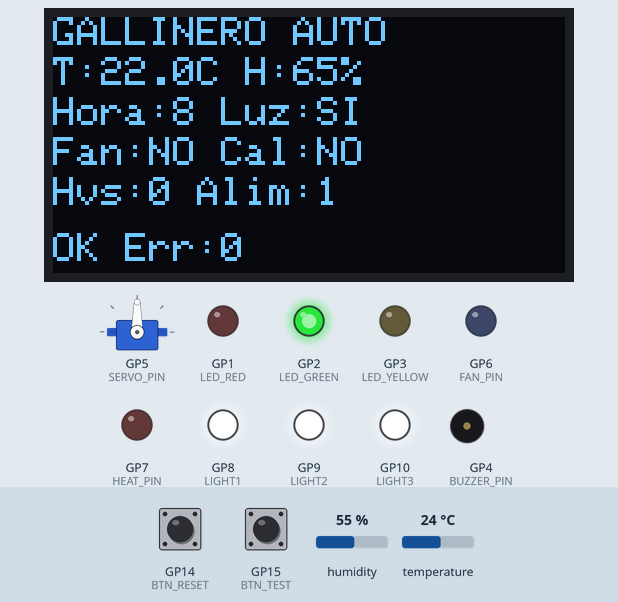
The sketch below on a simulated Raspberry Pi Pico. Parts: servo, 128×64 one-colour display, output pins drawn as LEDs (lit = HIGH), buzzer (waves = sounding). Inputs (shaded band) come from the test bench; at power-on: temperature 24 °C, GP14 (BTN_RESET) HIGH, GP15 (BTN_TEST) HIGH, humidity 55 %. What the sketch prints to the serial monitor is not drawn.

Above: at 1.1 s.
1.7 s: temperature set to 25.7 °C
At 2.3 s:
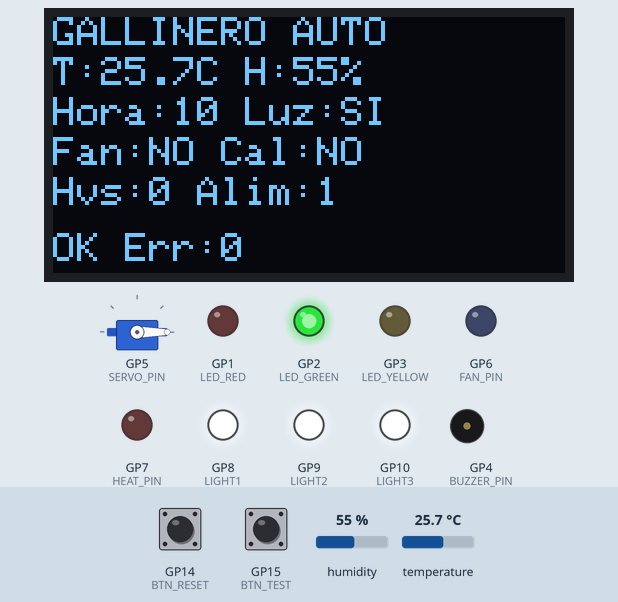
6.0 s: temperature set to 26.5 °C
At 8.26 s:
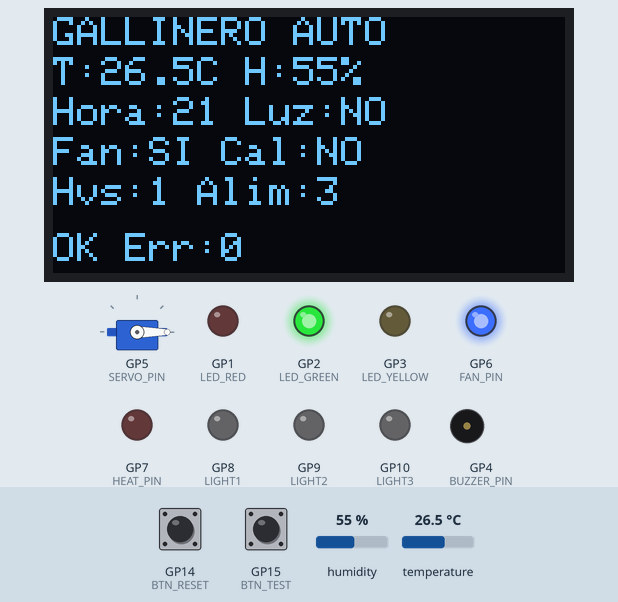
8.5 s: GP14 (BTN_RESET) pulled LOW for 0.15 s
At 9.8 s:
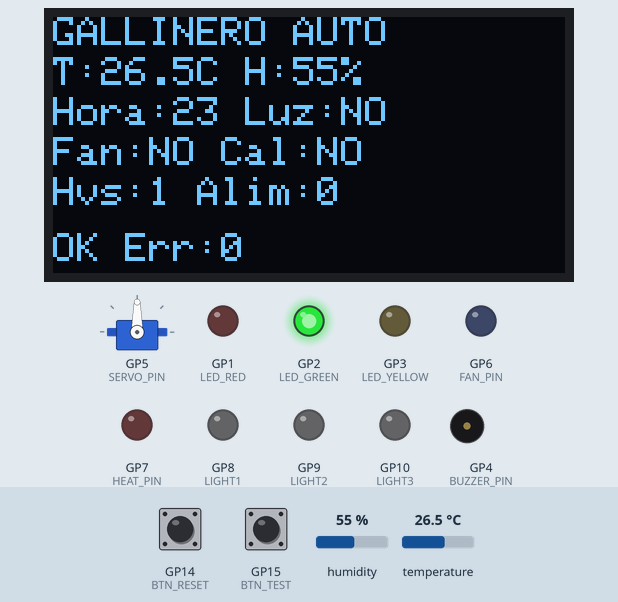
11.5 s: temperature set to 29.3 °C
At 14.8 s:
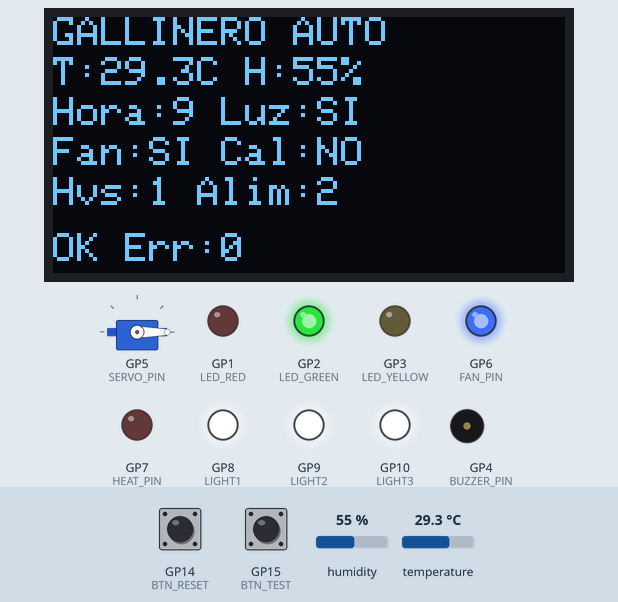
15.2 s: temperature set to 30.7 °C
At 18.8 s:
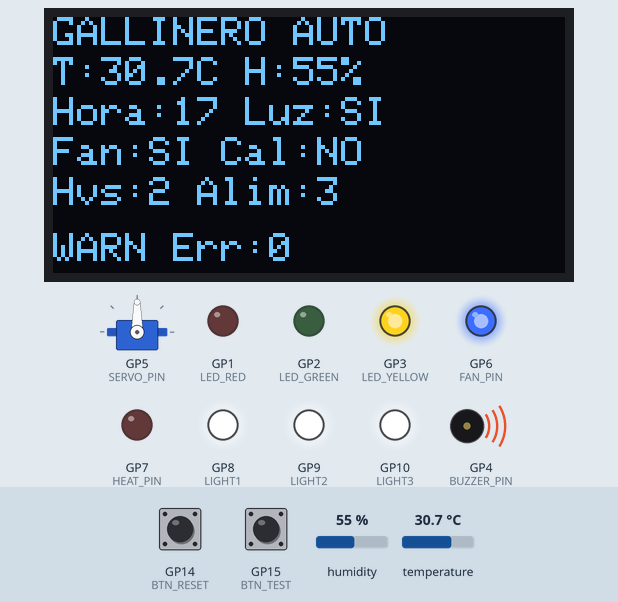
20.5 s: GP15 (BTN_TEST) pulled LOW for 0.15 s
At 21.7 s:
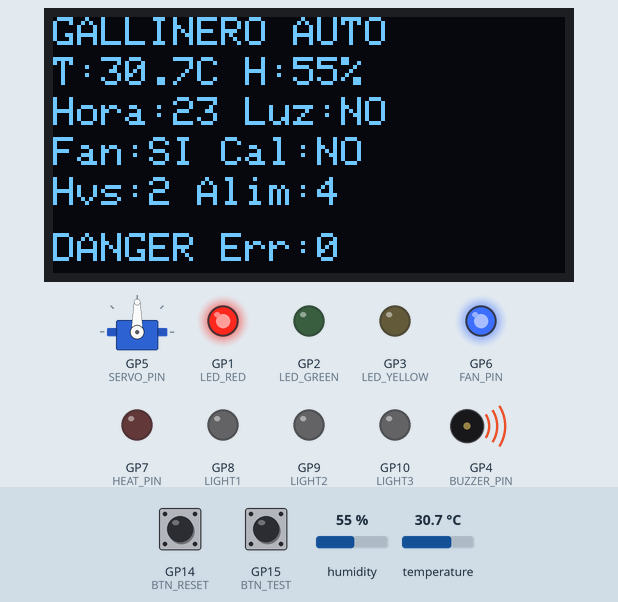
Timing chart, 0 to 50.5 s (numbered marks = the images above; inputs shaded):
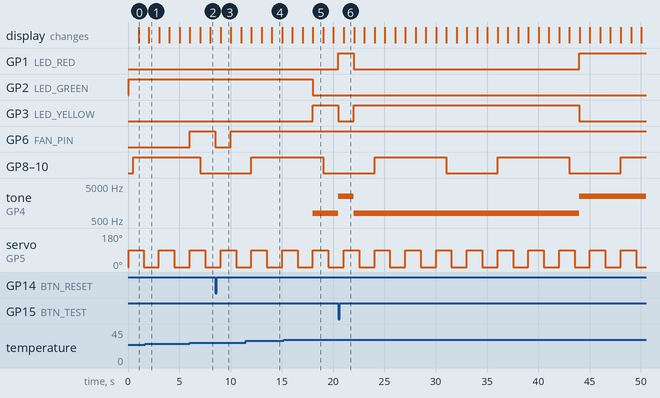

The sketch:

wokwi.ino
```cpp
/*
 * Gallinero Automatizado — Simulacion Wokwi (Raspberry Pi Pico)
 * PRO204 Metodologias de Desarrollo de Software
 *
 * PERFORMANCE: sin delay() en el loop principal.
 * Cada subsistema corre con su propio intervalo via millis().
 */

#include <DHT.h>
#include <Wire.h>
#include <Adafruit_GFX.h>
#include <Adafruit_SSD1306.h>
#include <Servo.h>

/* ── Pines ─────────────────────────────────────────────────── */
#define DHT_PIN     0
#define LED_RED     1
#define LED_GREEN   2
#define LED_YELLOW  3
#define BUZZER_PIN  4
#define SERVO_PIN   5
#define FAN_PIN     6
#define HEAT_PIN    7
#define LIGHT1      8
#define LIGHT2      9
#define LIGHT3     10
#define BTN_RESET  14
#define BTN_TEST   15
#define I2C_SDA    20
#define I2C_SCL    21

/* ── Umbrales ───────────────────────────────────────────────── */
#define TEMP_HIGH       26.0f
#define TEMP_LOW        10.0f
#define TEMP_DANGER_HI  34.0f
#define TEMP_DANGER_LO   4.0f
#define TEMP_WARN_HI    30.0f
#define TEMP_WARN_LO     7.0f
#define LIGHT_ON_H       6
#define LIGHT_OFF_H     20
#define FEED_EVERY_H     6
#define SUPPLY_WARN      8
#define SUPPLY_CRIT     12

/* ── Intervalos millis (sin delay!) ────────────────────────── */
#define INTERVAL_DHT      2000UL   /* DHT22 min 2 s entre lecturas   */
#define INTERVAL_DISPLAY  1000UL   /* OLED cada 1 s                  */
#define INTERVAL_SIMCLOCK  500UL   /* avance hora simulada cada 500ms */
#define SERVO_OPEN_MS     1500UL   /* tiempo compuerta abierta        */
#define BTN_DEBOUNCE_MS    200UL   /* debounce botones                */

/* ── OLED ───────────────────────────────────────────────────── */
#define SCREEN_W  128
#define SCREEN_H   64
#define OLED_ADDR 0x3C

/* ── Objetos ────────────────────────────────────────────────── */
DHT              dht(DHT_PIN, DHT22);
Servo            feeder;
Adafruit_SSD1306 oled(SCREEN_W, SCREEN_H, &Wire, -1);

/* ── Estado ─────────────────────────────────────────────────── */
typedef enum { ALARM_OK, ALARM_WARNING, ALARM_DANGER } AlarmState;
AlarmState    systemState  = ALARM_OK;

int           simHour      = 6;
int           eggCount     = 0;
int           feedCount    = 0;
int           errorCount   = 0;
float         tempLast     = 22.0f;
float         humLast      = 65.0f;
int           lastHourFed  = -1;

/* ── Timers millis ──────────────────────────────────────────── */
unsigned long tDHT         = 0;
unsigned long tDisplay     = 0;
unsigned long tClock       = 0;
unsigned long tServoClose  = 0;
unsigned long tBtnReset    = 0;
unsigned long tBtnTest     = 0;

/* ── Flags de estado no-bloqueante ─────────────────────────── */
bool servoOpen     = false;   /* compuerta comedero abierta   */
bool oledReady     = false;   /* OLED inicializado            */
unsigned long tickCount = 0;

/* ──────────────────────────────────────────────────────────────
 * RF-02 Alarma
 * ────────────────────────────────────────────────────────────── */
void setAlarm(AlarmState s) {
    systemState = s;
    digitalWrite(LED_RED,    s == ALARM_DANGER  ? HIGH : LOW);
    digitalWrite(LED_GREEN,  s == ALARM_OK      ? HIGH : LOW);
    digitalWrite(LED_YELLOW, s == ALARM_WARNING ? HIGH : LOW);
    if (s == ALARM_OK)            noTone(BUZZER_PIN);
    else if (s == ALARM_WARNING)  tone(BUZZER_PIN, 800);
    else                          tone(BUZZER_PIN, 2500);
}

/* ──────────────────────────────────────────────────────────────
 * RF-04 Reinicio automatico
 * ────────────────────────────────────────────────────────────── */
void autoRecover(void) {
    setAlarm(ALARM_OK);
    digitalWrite(FAN_PIN,  LOW);
    digitalWrite(HEAT_PIN, LOW);
}

/* ──────────────────────────────────────────────────────────────
 * RF-08 Iluminacion
 * ────────────────────────────────────────────────────────────── */
void updateLighting(int hour) {
    int on = (hour >= LIGHT_ON_H && hour < LIGHT_OFF_H) ? HIGH : LOW;
    digitalWrite(LIGHT1, on);
    digitalWrite(LIGHT2, on);
    digitalWrite(LIGHT3, on);
}

/* ──────────────────────────────────────────────────────────────
 * RF-09 Control termico
 * ────────────────────────────────────────────────────────────── */
void updateThermal(float temp) {
    if (temp > TEMP_HIGH) {
        digitalWrite(FAN_PIN,  HIGH);
        digitalWrite(HEAT_PIN, LOW);
    } else if (temp < TEMP_LOW) {
        digitalWrite(FAN_PIN,  LOW);
        digitalWrite(HEAT_PIN, HIGH);
    } else {
        digitalWrite(FAN_PIN,  LOW);
        digitalWrite(HEAT_PIN, LOW);
    }
}

/* ──────────────────────────────────────────────────────────────
 * RF-07 Comedero — inicia apertura no-bloqueante
 * ────────────────────────────────────────────────────────────── */
void startFeed(void) {
    if (servoOpen) return;         /* ya abierto, ignorar         */
    feeder.write(90);              /* abrir compuerta             */
    tServoClose = millis();        /* armar temporizador de cierre */
    servoOpen = true;
    feedCount++;
}

/* ──────────────────────────────────────────────────────────────
 * Tick servo: cierra compuerta cuando expira el timer
 * ────────────────────────────────────────────────────────────── */
void tickServo(void) {
    if (servoOpen && (millis() - tServoClose >= SERVO_OPEN_MS)) {
        feeder.write(0);
        servoOpen = false;
    }
}

/* ──────────────────────────────────────────────────────────────
 * Evaluar nivel de alarma
 * ────────────────────────────────────────────────────────────── */
AlarmState evaluateAlarms(float temp) {
    if (temp > TEMP_DANGER_HI || temp < TEMP_DANGER_LO) {
        errorCount++;
        return ALARM_DANGER;
    }
    if (feedCount >= SUPPLY_CRIT) {
        errorCount++;
        return ALARM_DANGER;
    }
    if (temp > TEMP_WARN_HI || temp < TEMP_WARN_LO || feedCount >= SUPPLY_WARN) {
        return ALARM_WARNING;
    }
    return ALARM_OK;
}

/* ──────────────────────────────────────────────────────────────
 * RF-03 Pantalla OLED
 * ────────────────────────────────────────────────────────────── */
void updateDisplay(void) {
    if (!oledReady) return;
    const char *stateStr =
        (systemState == ALARM_OK)      ? "OK"      :
        (systemState == ALARM_WARNING)  ? "WARN"    : "DANGER";

    oled.clearDisplay();
    oled.setTextSize(1);
    oled.setTextColor(SSD1306_WHITE);

    oled.setCursor(0, 0);   oled.print("GALLINERO AUTO");
    oled.setCursor(0, 10);
    oled.print("T:"); oled.print(tempLast, 1);
    oled.print("C H:"); oled.print(humLast, 0); oled.print("%");
    oled.setCursor(0, 20);
    oled.print("Hora:"); oled.print(simHour);
    oled.print(" Luz:"); oled.print(digitalRead(LIGHT1) ? "SI" : "NO");
    oled.setCursor(0, 30);
    oled.print("Fan:"); oled.print(digitalRead(FAN_PIN)  ? "SI" : "NO");
    oled.print(" Cal:"); oled.print(digitalRead(HEAT_PIN) ? "SI" : "NO");
    oled.setCursor(0, 40);
    oled.print("Hvs:"); oled.print(eggCount);
    oled.print(" Alim:"); oled.print(feedCount);
    oled.setCursor(0, 54);
    oled.print(stateStr);
    oled.print(" Err:"); oled.print(errorCount);

    oled.display();
}

/* ──────────────────────────────────────────────────────────────
 * Setup
 * ────────────────────────────────────────────────────────────── */
void setup(void) {
    pinMode(LED_RED,    OUTPUT);
    pinMode(LED_GREEN,  OUTPUT);
    pinMode(LED_YELLOW, OUTPUT);
    pinMode(FAN_PIN,    OUTPUT);
    pinMode(HEAT_PIN,   OUTPUT);
    pinMode(LIGHT1,     OUTPUT);
    pinMode(LIGHT2,     OUTPUT);
    pinMode(LIGHT3,     OUTPUT);
    pinMode(BTN_RESET,  INPUT_PULLUP);
    pinMode(BTN_TEST,   INPUT_PULLUP);

    Serial.begin(115200);

    dht.begin();

    feeder.attach(SERVO_PIN);
    feeder.write(0);

    Wire.setSDA(I2C_SDA);
    Wire.setSCL(I2C_SCL);
    Wire.begin();
    if (oled.begin(SSD1306_SWITCHCAPVCC, OLED_ADDR)) {
        oledReady = true;
        oled.clearDisplay();
        oled.display();
    }

    setAlarm(ALARM_OK);
    startFeed();    /* alimentacion inicial */
}

/* ──────────────────────────────────────────────────────────────
 * Loop principal — CERO delay(), todo por millis()
 * ────────────────────────────────────────────────────────────── */
void loop(void) {
    unsigned long now = millis();
    tickCount++;

    /* ── Servo no-bloqueante ── */
    tickServo();

    /* ── Leer DHT22 cada 2 s (intervalo minimo del sensor) ── */
    if (now - tDHT >= INTERVAL_DHT) {
        tDHT = now;
        float t = dht.readTemperature();
        float h = dht.readHumidity();
        if (!isnan(t)) tempLast = t;
        if (!isnan(h)) humLast  = h;

        /* RF-09 y RF-02 actualizados junto al sensor */
        updateThermal(tempLast);
        setAlarm(evaluateAlarms(tempLast));

        /* RF-01 — JSON para dashboard web / app movil */
        const char *stateStr =
            (systemState == ALARM_OK)      ? "OK"      :
            (systemState == ALARM_WARNING)  ? "WARNING" : "DANGER";
        Serial.print("{\"temp\":");   Serial.print(tempLast, 1);
        Serial.print(",\"hum\":");    Serial.print(humLast,  0);
        Serial.print(",\"state\":\"");Serial.print(stateStr);
        Serial.print("\",\"fan\":");  Serial.print(digitalRead(FAN_PIN));
        Serial.print(",\"heat\":");   Serial.print(digitalRead(HEAT_PIN));
        Serial.print(",\"light\":"); Serial.print(digitalRead(LIGHT1));
        Serial.print(",\"hour\":");  Serial.print(simHour);
        Serial.print(",\"eggs\":");  Serial.print(eggCount);
        Serial.print(",\"feed\":");  Serial.print(feedCount);
        Serial.print(",\"err\":");   Serial.print(errorCount);
        Serial.println("}");
    }

    /* ── Reloj simulado y control de luz ── */
    if (now - tClock >= INTERVAL_SIMCLOCK) {
        tClock = now;
        simHour = (simHour + 1) % 24;
        updateLighting(simHour);

        /* RF-07 comedero cada FEED_EVERY_H horas */
        if (simHour != lastHourFed && simHour % FEED_EVERY_H == 0) {
            startFeed();
            lastHourFed = simHour;
        }

        /* RF-03 huevo por dia simulado al mediodia */
        if (simHour == 12) eggCount++;
    }

    /* ── Actualizar OLED cada 1 s ── */
    if (now - tDisplay >= INTERVAL_DISPLAY) {
        tDisplay = now;
        updateDisplay();
    }

    /* ── Boton RESET (RF-04) con debounce ── */
    if (digitalRead(BTN_RESET) == LOW && now - tBtnReset >= BTN_DEBOUNCE_MS) {
        tBtnReset = now;
        autoRecover();
        feedCount  = 0;
        errorCount = 0;
    }

    /* ── Boton TEST con debounce ── */
    if (digitalRead(BTN_TEST) == LOW && now - tBtnTest >= BTN_DEBOUNCE_MS) {
        tBtnTest = now;
        /* alterna DANGER/OK con cada pulsacion */
        setAlarm(systemState == ALARM_DANGER ? ALARM_OK : ALARM_DANGER);
    }
}
```

Measured:
- the behaviour switches between 26 and 26.1 °C on temperature (found by bisection; images 1 and 2)
- the behaviour switches between 30 and 30.1 °C on temperature (found by bisection; images 4 and 5)
- after the input at 6.0 s, GP6 (FAN_PIN): LOW → HIGH at once
- after the input at 8.5 s, GP6 (FAN_PIN): HIGH → LOW at once, → HIGH 1.5 s later; the display: changes after 0.53 s (image 3)
- after the input at 15.2 s, GP2 (LED_GREEN): HIGH → LOW after 2.8 s; GP3 (LED_YELLOW): LOW → HIGH after 2.8 s; tone on GP4 (BUZZER_PIN): silent → 800 Hz after 2.8 s; the display: first differs from a run without the input after 2.8 s (image 5)
- after the input at 20.5 s, GP1 (LED_RED): LOW → HIGH after 0.00 s instead of 23.5 s; GP3 (LED_YELLOW): HIGH → LOW after 0.00 s instead of 23.5 s; tone on GP4 (BUZZER_PIN): 800 Hz → 2500 Hz after 0.00 s instead of 23.5 s
- by itself, GP8 (LIGHT1), GP9 (LIGHT2), GP10 (LIGHT3): alternates HIGH for 7.0 s and LOW for 5.0 s
- by itself, servo on GP5 (SERVO_PIN): alternates 90° for 1.5 s and 0° for 1.5 s
